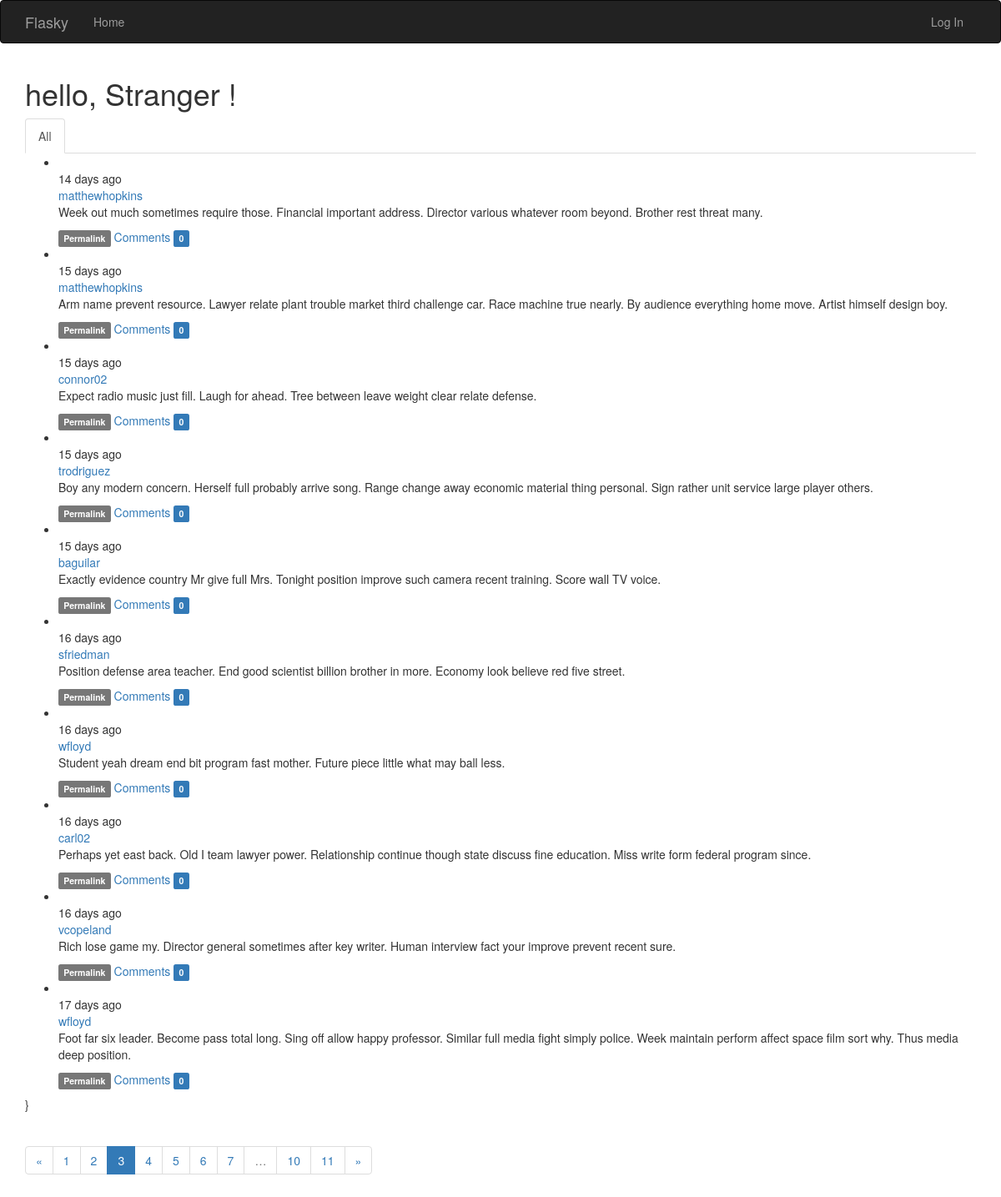
/?page=3, run on the app's committed database.
### app/models.py (models this page shows, shortened)
class Post(db.Model):
    __tablename__ = 'post'
    id = db.Column(db.Integer, primary_key=True)
    body = db.Column(db.Text)
    body_html = db.Column(db.Text)
    timestamp = db.Column(db.DateTime, index=True, default=datetime.utcnow)
    author_id = db.Column(db.Integer, db.ForeignKey('users.id'))
    comments = db.relationship('Comment', backref='post', lazy='dynamic')

class User(UserMixin, db.Model):
    __tablename__ = 'users'
    id = db.Column(db.Integer, primary_key=True)
    email = db.Column(db.String(64), unique=True, index=True)
    password_hash = db.Column(db.String(128))
    username = db.Column(db.String(64), unique=True, index=True)
    role_id = db.Column(db.Integer, db.ForeignKey('roles.id'))
    confirmed = db.Column(db.Boolean, default=False)
    name = db.Column(db.String(64))
    location = db.Column(db.String(64))
    about_me = db.Column(db.Text())
    member_since = db.Column(db.DateTime(), default=datetime.utcnow)
    last_seen = db.Column(db.DateTime(), default=datetime.utcnow)
    posts = db.relationship('Post', backref='author', lazy='dynamic')
    followed = db.relationship('Follow', foreign_keys=[Follow.follower_id],
                               backref=db.backref('follower', lazy='joined'),
                               lazy='dynamic', cascade='all, delete-orphan')
    followers = db.relationship('Follow', foreign_keys=[Follow.followed_id],
                                backref=db.backref('followed', lazy='joined'),
                                lazy='dynamic', cascade='all, delete-orphan')
    comments = db.relationship('Comment', backref='author', lazy='dynamic')
    @property
    def password(self):
        raise AttributeError('Password is not a readable attribute!')

### app/main/views.py (the view)
@main.route('/', methods=['GET', 'POST'])
def index():
    form = PostForm()
    if current_user.can(Permission.WRITE) and form.validate_on_submit():
        post = Post(body=form.body.data, author=current_user._get_current_object())
        db.session.add(post)
        db.session.commit()
        return redirect(url_for('.index'))
    page = request.args.get('page', 1, type=int)
    show_followed = False
    if current_user.is_authenticated:
        show_followed = bool(request.cookies.get('show_followed', ''))
    if show_followed:
        query = current_user.followed_posts
    else:
        query = Post.query
    pagination = query.order_by(Post.timestamp.desc()).paginate(
        page, per_page=current_app.config['FLASK_POSTS_PER_PAGE'], error_out=False)
    posts = pagination.items
    return render_template('index.html', form=form, posts=posts, show_followed=show_followed, pagination=pagination)

### app/auth/views.py (called while the page is built)
@auth.before_app_request
def before_request():
    if current_user.is_authenticated:
        current_user.ping()
        if not current_user.confirmed \
                and request.blueprint != 'auth' \
                and request.endpoint != 'static':
            return redirect(url_for('auth.unconfirmed'))

### app/main/__init__.py (called while the page is built)
@main.app_context_processor
def inject_permission():
    return dict(Permission=Permission)

### app/models.py (called while the page is built)
    def can(self, permission):
        return False

    def is_administrator(self):
        return False

### app/templates/index.html (shortened to what this page needs)
{% extends 'base.html' %}
{% import 'bootstrap/wtf.html' as wtf %}
{% import '_macro.html' as macro %}
{% block navbar %}
{{ super() }}
{% endblock %}
{% block page_content %}
<div>
    <h1>hello,
        {% if current_user.is_authenticated %}
        {{ current_user.username }}
        {% else %}
        Stranger
        {% endif %}!
    </h1>
</div>
<div class="post-tabs">
    <ul class="nav nav-tabs">
        <li{% if not show_followed %} class="active"{% endif %}><a href="{{ url_for('.show_all') }}">All</a></li>
    </ul>
    {% include '_posts.html' %}}
</div>
<div class="pagination">
        {{ macro.pagination_widget(pagination, '.index') }}
    </div>
{% endblock %}

### app/templates/_posts.html (shortened to what this page needs)
<ul class="posts">
    {% for post in posts %}
    <li class="post">
        <div class="profile-thumbnail">
        </div>
        <div class="post-date">{{ moment(post.timestamp).fromNow() }}</div>
        <div class="post-author">
            <a href="{{ url_for('.user', username=post.author.username) }}">
                {{ post.author.username }}
            </a>
        </div>
        <div class="post-content">
            <div class="post-body">
            {% if post.body_html %}
                {{ post.body_html | safe }}
            {% else %}
                {{ post.body }}
            {% endif %}
            </div>
            <div class="post-footer">
                <a href="{{ url_for('.post', id=post.id) }}"><span class="label label-default">Permalink</span></a>
                <a href="{{ url_for('.post', id=post.id) }}#comments">Comments
                    <span class="label label-primary">{{ post.comments.count() }}</span>
                </a>
            </div>
        </div>
    </li>
    {% endfor %}
</ul>

### data on the page
Post: timestamp "14 days ago", author.username "matthewhopkins", body_html "Week out much sometimes require those. Financial important address. Director various whatever room beyond. Brother rest threat many.", comments.count "0"
Post: timestamp "15 days ago", author.username "matthewhopkins", body_html "Arm name prevent resource. Lawyer relate plant trouble market third challenge car. Race machine true nearly. By audience everything home move. Artist himself design boy.", comments.count "0"
Post: timestamp "15 days ago", author.username "connor02", body_html "Expect radio music just fill. Laugh for ahead. Tree between leave weight clear relate defense.", comments.count "0"
Post: timestamp "15 days ago", author.username "trodriguez", body_html "Boy any modern concern. Herself full probably arrive song. Range change away economic material thing personal. Sign rather unit service large player others.", comments.count "0"
Post: timestamp "15 days ago", author.username "baguilar", body_html "Exactly evidence country Mr give full Mrs. Tonight position improve such camera recent training. Score wall TV voice.", comments.count "0"
Post: timestamp "16 days ago", author.username "sfriedman", body_html "Position defense area teacher. End good scientist billion brother in more. Economy look believe red five street.", comments.count "0"
Post: timestamp "16 days ago", author.username "wfloyd", body_html "Student yeah dream end bit program fast mother. Future piece little what may ball less.", comments.count "0"
Post: timestamp "16 days ago", author.username "carl02", body_html "Perhaps yet east back. Old I team lawyer power. Relationship continue though state discuss fine education. Miss write form federal program since.", comments.count "0"
Post: timestamp "16 days ago", author.username "vcopeland", body_html "Rich lose game my. Director general sometimes after key writer. Human interview fact your improve prevent recent sure.", comments.count "0"
Post: timestamp "17 days ago", author.username "wfloyd", body_html "Foot far six leader. Become pass total long. Sing off allow happy professor. Similar full media fight simply police. Week maintain perform affect space film sort why. Thus media deep position.", comments.count "0"

### other printed values
{{ p }} "1" "2" "4" "5" "6" "7" "10" "11"
{{ p }} "3"
